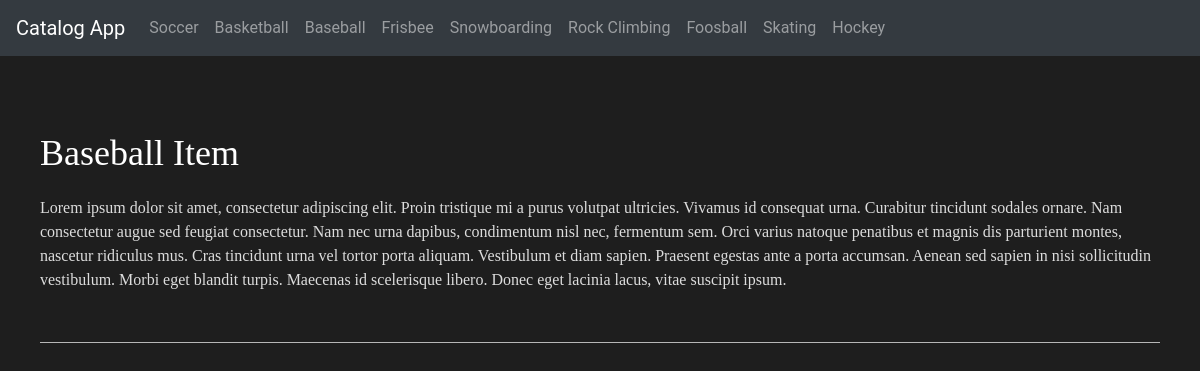
Screenshot of /item/3 with the database file from the repository.
### database_setup.py (models this page shows, shortened)
class Category(Base):
    __tablename__ = 'category'
    id = Column(Integer, primary_key=True)
    title = Column(String(250), nullable=False)

class Item(Base):
    __tablename__ = 'item'
    id = Column(Integer, primary_key=True)
    title = Column(String(250), nullable=False)
    description = Column(Text, nullable=False)
    user_id = Column(Integer, ForeignKey('user.id'))
    user = relationship(User)
    category_id = Column(Integer, ForeignKey('category.id'))
    category = relationship(Category)
    created_at = Column(DateTime, default=datetime.datetime.utcnow)

### app.py (the view)
@app.route('/item/<int:item_id>')
def showItem(item_id):
    print(item_id)
    item = session.query(Item).filter_by(id=item_id).first()
    return render_template('item.html', item=item)

### app.py (called while the page is built)
@app.context_processor
def inject_categories():
    categories_db = session.query(Category).all()
    return dict(categories=categories_db)

@app.context_processor
def inject_login_status():
    state = get_state_token()
    if 'username' in login_session:
        isLoggedIn = True
    else:
        isLoggedIn = False
    return dict(isLoggedIn=isLoggedIn, user_info=login_session, STATE=state)

def get_state_token():
    if 'state' in login_session:
        return login_session['state']
    else:
        state = ''.join(
            random.choice(string.ascii_uppercase + string.digits)
            for x in range(32))
        login_session['state'] = state
        return state

### templates/item.html (shortened to what this page needs)
{% extends "main.html" %}
{% block content %}
<div class="content">
    <p class="title">{{ item.title }}</p>
    <p class="description">{{ item.description }}</p>
    <hr />
</div>
{% endblock %}

### templates/header.html (shortened to what this page needs)
<nav class="navbar navbar-expand-lg navbar-dark bg-dark">
    <a class="navbar-brand" href="{{url_for('main')}}">Catalog App</a>
    <div class="collapse navbar-collapse" id="navbarNav">
      <ul class="navbar-nav">
        {% for category in categories %}
            <li id="{{category.id}}" class="nav-item">
            <a class="nav-link" href="{{url_for('showCategory', category_id=category.id)}}">{{ category.title }}</a>
            </li>
        {% endfor %}
      </ul>
    </div>
  </nav>

### static/styles.css (style rules this page uses)
body { background-color: #1e1e1e; font-family: 'Roboto'; }
.content { padding: 40px; }
.title { font-size: 36px; color: #fff; font-family: 'Roboto-Light'; margin-top: 30px; }
.description { font-size: 16px; color: #ddd; font-family: 'Roboto-Light'; }
hr { background-color: #ccc; margin-top: 50px; margin-bottom: 50px; }

### rows the page displays
Category: title "Soccer"
Category: title "Basketball"
Category: title "Baseball"
Category: title "Frisbee"
Category: title "Snowboarding"
Category: title "Rock Climbing"
Category: title "Foosball"
Category: title "Skating"
Category: title "Hockey"
Item: title "Baseball Item", description "Lorem ipsum dolor sit amet, consectetur adipiscing elit. Proin tristique mi a purus volutpat ultricies. Vivamus id consequat urna. Curabitur tincidunt sodales ornare. Nam consectetur augue sed feugiat consectetur. Nam nec urna dapibus, condimentum nisl nec, fermentum sem. Orci varius natoque penatibus et magnis dis parturient montes, nascetur ridiculus mus. Cras tincidunt urna vel tortor porta aliquam. Vestibulum et diam sapien. Praesent egestas ante a porta accumsan. Aenean sed sapien in nisi sollicitudin vestibulum. Morbi eget blandit turpis. Maecenas id scelerisque libero. Donec eget lacinia lacus, vitae suscipit ipsum."
